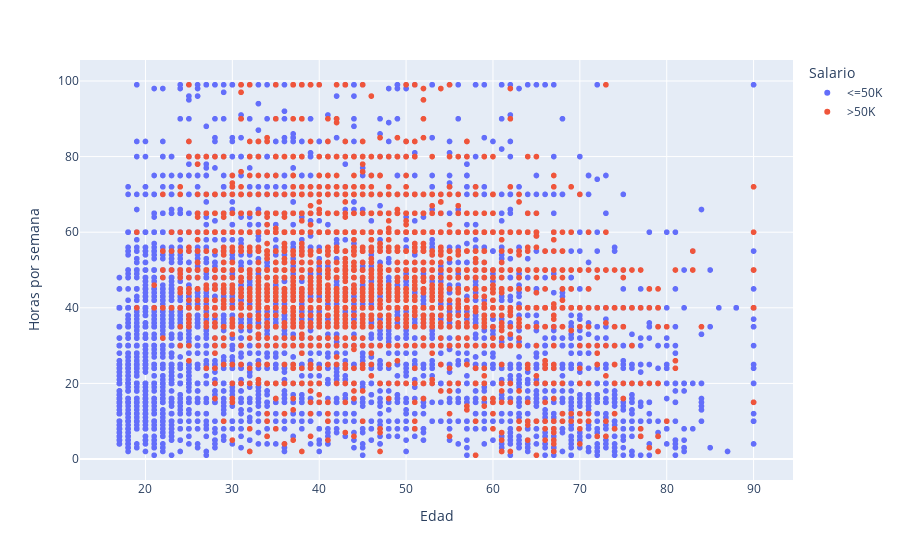

The cell this chart's notebook holds for it:
### Markdown cell above
## Varios datos aquí son muy interesantes:  

### En edad:  
-La media es 38, coherente.  
-La desviación típica es 13, por lo tanto hay bastante dispersión, esto es normal puesto que la diferencia entre máximo y mínimo es 17 a 90, no parece haber outliers como tal.  

### En capital-gain:  
-La desviación típica es muchísima, pero dada la escala de los datos (viendo el máximo y mínimo), no parece ser tanta desviación como a priori parece. Es mucha, pero no en escala.  
### En horas trabajadas por semana:  
-La media de horas trabajadas por semana es 40, lo cual es un indicador extraño, pero lo estoy comparando con el trabajo español (donde 40 horas es el máximo), el cual está más regulado que en estados unidos.
El mínimo es una hora y el máximo es 99 horas a la semana. Esto es extraño, posibles outliers, especialmente por arriba.

### Code cell
source = pd.DataFrame({
    "age": df["age"],
    "hours-per-week": df["hours-per-week"],
    "salary": df["salary"]
})

fig = px.scatter(source, 
                 x="age", 
                 y="hours-per-week", 
                 color="salary", 
                 hover_data=["age", "hours-per-week", "salary"],
                 labels={"age": "Edad", "hours-per-week": "Horas por semana", "salary": "Salario"})


fig.show()

### Figure 1 — Plotly figure (JSON) as saved in the notebook; plotly's stock layout.template omitted (floating-point values rounded to 4 significant figures; data arrays with more than 128 entries replaced by an {"elided": "..."} marker saying what was removed)
{"data": [{"customdata": {"elided": "24720x1 str values"}, "hovertemplate": "Salario=%{customdata[0]}<br>Edad=%{x}<br>Horas por semana=%{y}<extra></extra>", "legendgroup": "<=50K", "marker": {"color": "#636efa", "symbol": "circle"}, "mode": "markers", "name": "<=50K", "showlegend": true, "type": "scattergl", "x": {"elided": "24720 int values"}, "xaxis": "x", "y": {"elided": "24720 int values"}, "yaxis": "y"}, {"customdata": {"elided": "7841x1 str values"}, "hovertemplate": "Salario=%{customdata[0]}<br>Edad=%{x}<br>Horas por semana=%{y}<extra></extra>", "legendgroup": ">50K", "marker": {"color": "#EF553B", "symbol": "circle"}, "mode": "markers", "name": ">50K", "showlegend": true, "type": "scattergl", "x": {"elided": "7841 int values"}, "xaxis": "x", "y": {"elided": "7841 int values"}, "yaxis": "y"}], "layout": {"legend": {"title": {"text": "Salario"}, "tracegroupgap": 0}, "margin": {"t": 60}, "xaxis": {"anchor": "y", "domain": [0, 1], "title": {"text": "Edad"}}, "yaxis": {"anchor": "x", "domain": [0, 1], "title": {"text": "Horas por semana"}}}}
